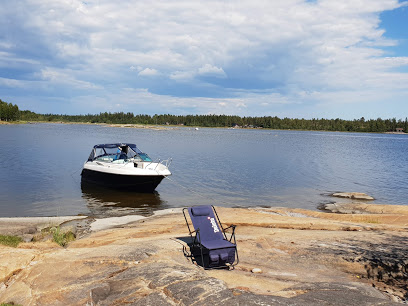
#> input picture img/zzz.jpg, 408 x 306 px
$ python hw18.py
#> lines starting #> are read from the running program, lines starting #| are printed output that depends on the picture
#> in print_info, img is the input picture: PIL image 408x306 RGB; mean R, G, B 156.8, 158.4, 161.7
#| Ширина - 408px
#| Высота - 306px
import os
from PIL import Image, ExifTags

def toFixed(numObj, digits=0):
    return f"{numObj:.{digits}f}"

def resized_img_by_percent(img_file, percent):
#> called with img_file = 'img/zzz.jpg', percent = 75
    memory = os.path.getsize(img_file) / 1024
    print(f"Картинка {img_file} до сжатия занимает памяти - {toFixed(memory, 2)}КБ")
    print(f"После сжатия: ")
    img = Image.open(img_file)
    (width, height) = img.size
#> width = 408; height = 306
    compr_width = int(width * percent / 100)
#> compr_width = 306
    compr_height = int(height * percent / 100)
#> compr_height = 229
    compr_img = img.resize((compr_width, compr_height))
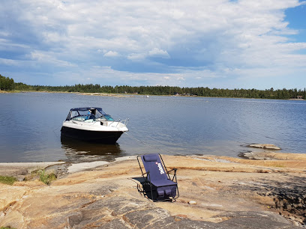
#> compr_img: PIL image 306x229 RGB; mean R, G, B 156.8, 158.4, 161.7
    img_name = os.path.basename(img_file)
    compr_img.save(f'resized_img/resized_{percent}%_{img_name}')
    print_info(f"resized_img/resized_{percent}%_{img_name}")
#| Ширина - 306px
#| Высота - 229px

def resized_img_by_memory(img_file, param):
#> called with img_file = 'img/zzz.jpg', param = 10
    memory = os.path.getsize(img_file)  # в байтах
    print(f"Картинка {img_file} до сжатия занимает памяти - {toFixed(memory/1024, 2)}КБ")
    print(f"После сжатия: ")
    img = Image.open(img_file)
    (width, height) = img.size
#> width = 408; height = 306
    bit = ((memory * 8) / (width * height))  # memory = width*height * bit
#> bit = 2.84
    area = param * 1024 * 8 / bit
#> area = 28867.2
    compr_width = int(area / height)
#> compr_width = 94
    compr_height = int(area / width)
#> compr_height = 70
    compr_img = img.resize((compr_width, compr_height))
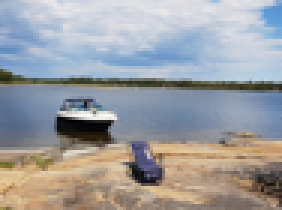
#> compr_img: PIL image 94x70 RGB (shown 3 times larger); mean R, G, B 156.8, 158.4, 161.7
    img_name = os.path.basename(img_file)
    compr_img.save(f'resized_img/resized_{param}KB_{img_name}')
    print_info(f"resized_img/resized_{param}KB_{img_name}")
#> call 3 of print_info, with file = 'resized_img/resized_10KB_zzz.jpg'
#> in print_info (call 3), `img = Image.open(file)`:
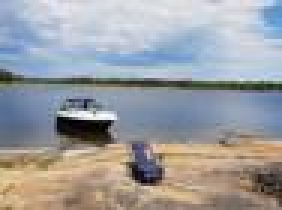
#> img: PIL image 94x70 RGB (shown 3 times larger); mean R, G, B 156.9, 158.3, 161.5
#| Ширина - 94px
#| Высота - 70px


def print_info(file):
    img = Image.open(file)
    (width, height) = img.size
    memory = os.path.getsize(file) / 1024
    img_name = os.path.basename(file)
    print(f"Имя файла - {img_name}")
    print(f"Ширина - {width}px \nВысота - {height}px")
    print(f"Занимает памяти - {toFixed(memory, 2)}КБ\n")


print_info("img/zzz.jpg")
resized_img_by_percent("img/zzz.jpg", 75)  # resize by percent
resized_img_by_memory("img/zzz.jpg", 10)  # resize by memory in KB
